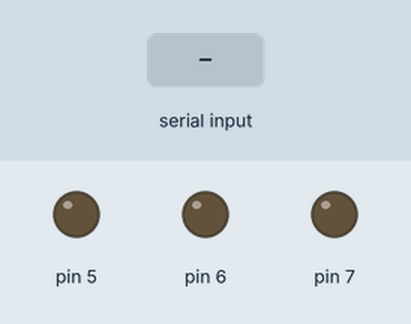
A sketch run on a simulated Arduino Uno, built with avr-gcc and run on an emulated ATmega328P. On the bench: output pins drawn as LEDs (lit = HIGH). Dashed ring = blinking. Inputs (shaded band) come from the test bench.

Above: at 1.2 s.
1.3 s: "b" received over Serial
At 1.8 s:
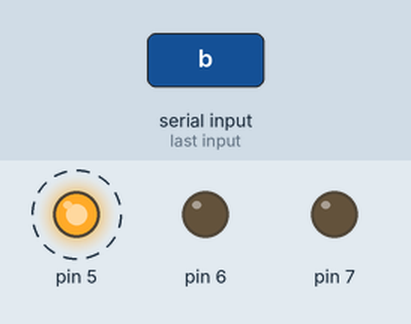
4.3 s: "y" received over Serial
At 5.1 s:
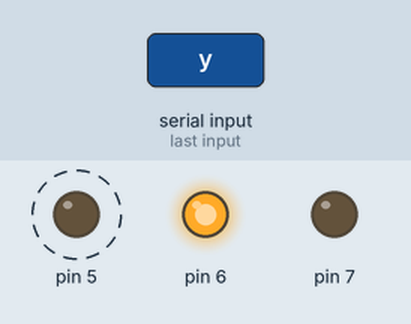
6.8 s: "r" received over Serial
At 7.2 s:
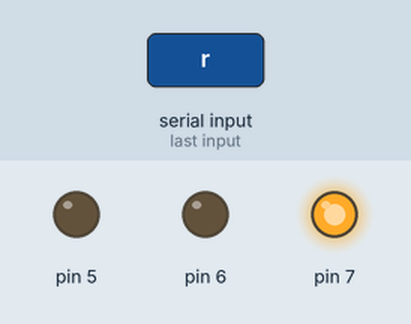
Timing chart, 0 to 9.8 s (numbered marks = the images above; inputs shaded):
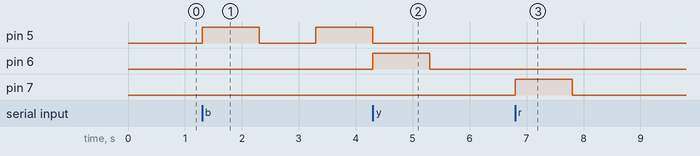

The sketch:

Practical_No_4.ino
```cpp
void setup()
{
  pinMode(5, OUTPUT);
  pinMode(6, OUTPUT);
  pinMode(7, OUTPUT);

}

char user_input;

void loop()
{
  Serial.begin(9600);

  while(1)
  {
    user_input = Serial.read();
    if (user_input == 'g'){
      digitalWrite(5, HIGH);
      delay(1000);
      digitalWrite(5, LOW);
    }

    else if (user_input == 'y'){
      digitalWrite(6, HIGH);
      delay(1000);
      digitalWrite(6, LOW);
    }

    else if (user_input == 'r'){
      digitalWrite(7, HIGH);
      delay(1000);
      digitalWrite(7, LOW);
    }

    else if (user_input == 'b'){
      digitalWrite(5, HIGH);
      delay(1000);
      digitalWrite(5, LOW);
      delay(1000);
      digitalWrite(5, HIGH);
      delay(1000);
      digitalWrite(5, LOW);
    }
  }
  Serial.end();
};
```

Measured:
- after the input at 1.3 s, pin 5: LOW → HIGH at once, → LOW 1.0 s later, → HIGH 1.0 s later
- after the input at 4.3 s, pin 6: LOW → HIGH at once, → LOW 1.0 s later
- after the input at 6.8 s, pin 7: LOW → HIGH at once, → LOW 1.0 s later
